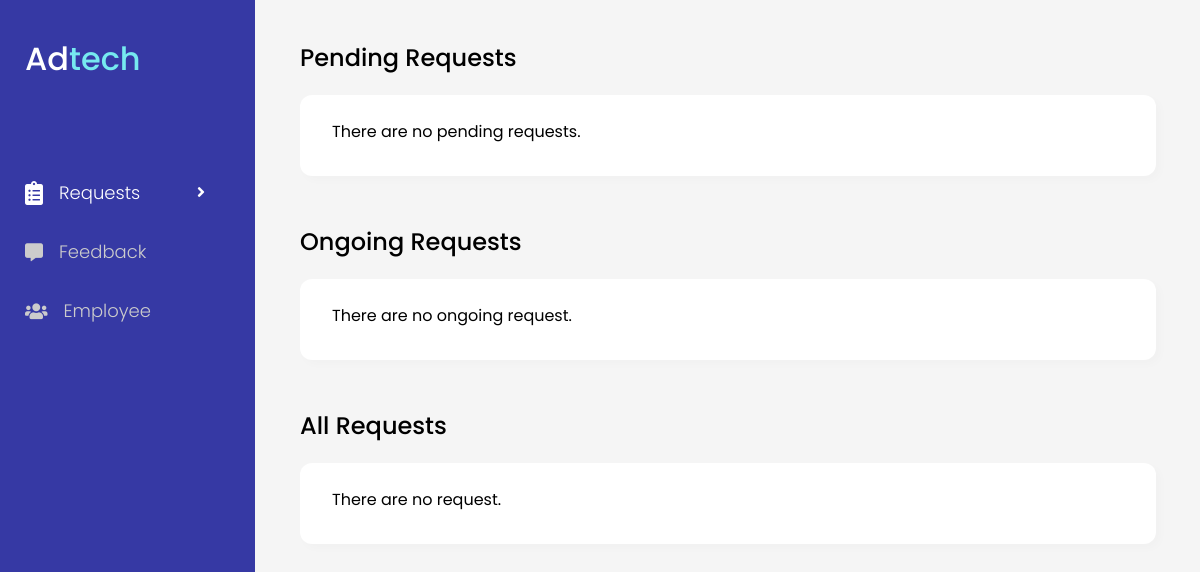
/admin/dashboard.php, run on an earlier commit of the app's database.
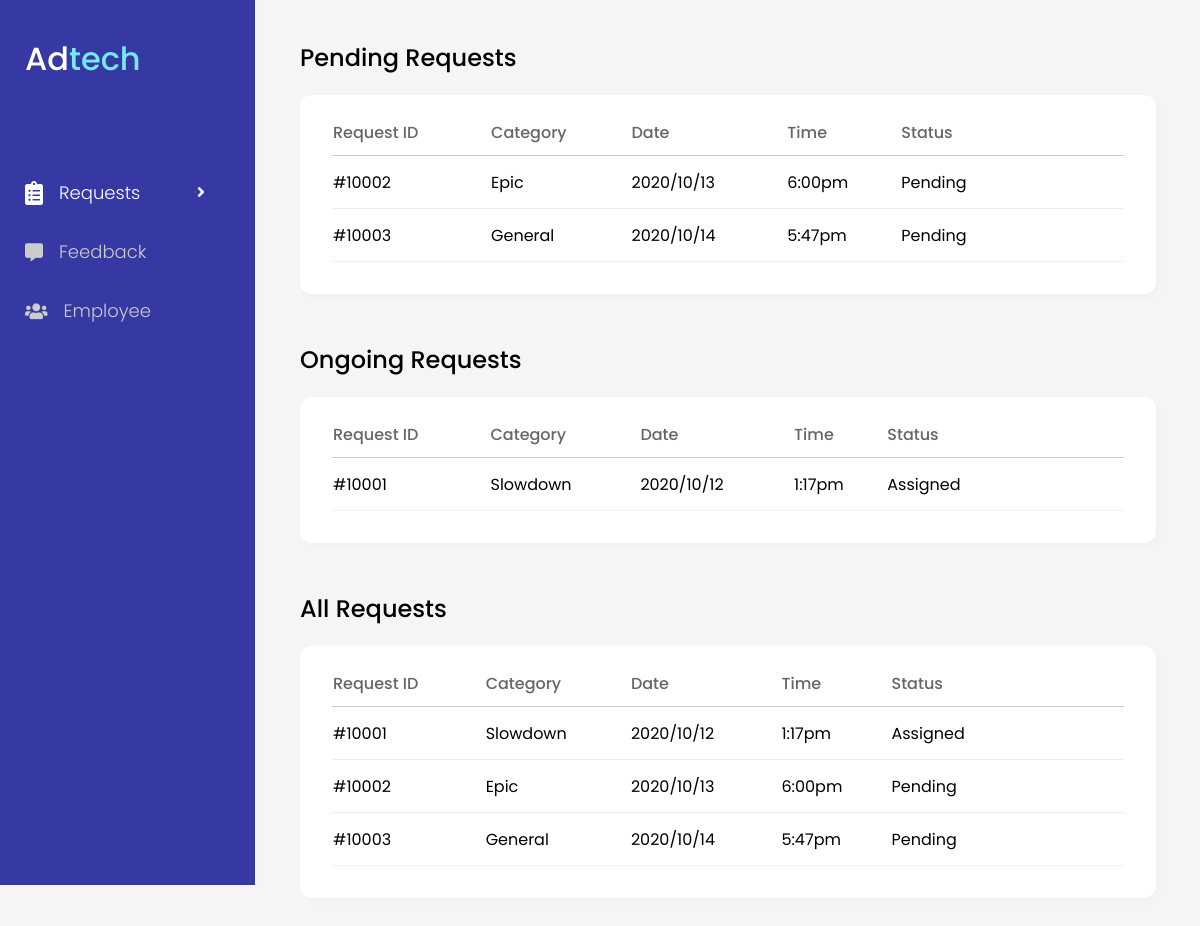
And on a later commit of the database.
### tables this page shows
CREATE TABLE `request` (
  `reqID` int(100) NOT NULL,
  `uid` int(100) NOT NULL,
  `empID` int(100) DEFAULT NULL,
  `category` varchar(100) NOT NULL,
  `status` varchar(100) NOT NULL,
  `description` varchar(100) NOT NULL,
  `dateOfCreation` datetime(6) NOT NULL,
  `dateOfCompletion` datetime(6) DEFAULT NULL
);

### admin/dashboard.php (the view, shortened to what this page needs)
<!DOCTYPE html>
<html lang="en">
<head>
    <link rel="stylesheet" type="text/css" href="../css/fontawesome/all.css">
    <link rel="stylesheet" type="text/css" href="../css/style.css" />
    <link rel="stylesheet" type="text/css" href="../css/admin/dashboard.css" />
</head>
<body>
    <?php
    $file = "dashboard.php";
    include_once("nav.php");
    ?>
    <div class="container">
        <h2>Pending Requests</h2>
        <div class="content">
            <?php
            include_once("../db_connect.php");
            $query = "SELECT * FROM `request` WHERE status = 'Pending'";
            $result = $db->query($query);
            if ($result->num_rows > 0) { ?>
                <table>
                    <tr>
                        <th>Request ID</th>
                        <th>Category</th>
                        <th>Date</th>
                        <th>Time</th>
                        <th>Status</th>
                        <th class="tr-button-heading"></th>
                    </tr>
                <?php
                while($row = $result->fetch_assoc()) {
                    ?>
                    <tr class="<?php echo "pending-".$row['reqID'] ?>" onmouseover="showButton(this)" onmouseout="hideButton(this)">
                        <td><?php echo '#'.$row['reqID'] ?></td>
                        <td><?php echo $row['category'] ?></td>
                        <td><?php echo date("Y/m/d",strtotime($row['dateOfCreation'])) ?></td>
                        <td><?php echo date("g:ia",strtotime($row['dateOfCreation'])) ?></td>
                        <td><?php echo $row['status'] ?></td>
                        <td class="submit-btn">
                            <form action="request-view.php" method="POST">
                            </form>
                        </td>
                    </tr>
                    <?php
                }
            } else {
                ?>
                    <p>There are no pending requests.</p>
                <?php
            }
            ?>
            </table>
        </div>
        <h2>Ongoing Requests</h2>
        <div class="content new-requests">
            <?php
            include_once("../db_connect.php");
            $query = "SELECT * FROM `request` WHERE status <> 'Pending' AND status <> 'Completed'";
            $result = $db->query($query);
            if ($result->num_rows > 0) { ?>
                <table>
                    <tr>
                        <th>Request ID</th>
                        <th>Category</th>
                        <th>Date</th>
                        <th>Time</th>
                        <th>Status</th>
                        <th class="tr-button-heading"></th>
                    </tr>
                <?php
                while($row = $result->fetch_assoc()) {
                    ?>
                    <tr class="<?php echo "ongoing-".$row['reqID'] ?>" onmouseover="showButton(this)" onmouseout="hideButton(this)">
                        <td><?php echo '#'.$row['reqID'] ?></td>
                        <td><?php echo $row['category'] ?></td>
                        <td><?php echo date("Y/m/d",strtotime($row['dateOfCreation'])) ?></td>
                        <td><?php echo date("g:ia",strtotime($row['dateOfCreation'])) ?></td>
                        <td><?php echo $row['status'] ?></td>
                        <td class="submit-btn">
                            <form action="request-view.php" method="POST">
                            </form>
                        </td>
                    </tr>
                    <?php
                }
            } else {
                ?>
                    <p>There are no ongoing request.</p>
                <?php
            }
            ?>
            </table>
        </div>
        <h2>All Requests</h2>
        <div class="content new-requests">
            <?php
            include_once("../db_connect.php");
            $query = "SELECT * FROM `request`";
            $result = $db->query($query);
            if ($result->num_rows > 0) { ?>
                <table>
                    <tr>
                        <th>Request ID</th>
                        <th>Category</th>
                        <th>Date</th>
                        <th>Time</th>
                        <th>Status</th>
                        <th class="tr-button-heading"></th>
                    </tr>
                <?php
                while($row = $result->fetch_assoc()) {
                    ?>
                    <tr class="<?php echo "all-".$row['reqID'] ?>" onmouseover="showButton(this)" onmouseout="hideButton(this)">
                        <td><?php echo '#'.$row['reqID'] ?></td>
                        <td><?php echo $row['category'] ?></td>
                        <td><?php echo date("Y/m/d",strtotime($row['dateOfCreation'])) ?></td>
                        <td><?php echo date("g:ia",strtotime($row['dateOfCreation'])) ?></td>
                        <td><?php echo $row['status'] ?></td>
                        <td class="submit-btn">
                            <form action="request-view.php" method="POST">
                            </form>
                        </td>
                    </tr>
                    <?php
                }
            } else {
                ?>
                    <p>There are no request.</p>
                <?php
            }
            ?>
            </table>
        </div>
    </div>
</body>
</html>

### admin/nav.php (shortened to what this page needs)
<nav>
    <h1>Ad<span>tech</span></h1>
    <?php
    if($file == "dashboard.php") {
        ?>
        <div class="button active" onclick="location.href='dashboard.php'">
            <div class="button-l">
                <i class="fas fa-clipboard-list fa-lg "></i>
                <p>Requests</p>
            </div>
            <div class="button-r">
                <i class="fas fa-angle-right"></i>
            </div>
        </div>
        <?php
    }
    if($file == "feedback.php") {
    ?>
    <div class="button active" onclick="location.href='feedback.php'">
        <div class="button-l">
            <i class="fas fa-comment-alt"></i>
            <p>Feedback</p>
        </div>
        <div class="button-r">
            <i class="fas fa-angle-right"></i>
        </div>
    </div>
    <?php
    } else {
        ?>
        <div class="button" onclick="location.href='feedback.php'">
            <div class="button-l">
                <i class="fas fa-comment-alt"></i>
                <p>Feedback</p>
            </div>
        </div>
        <?php
    }
    if($file == "employee.php") {
        ?>
        <div class="button active" onclick="location.href='employee.php'">
            <div class="button-l">
                <i class="fas fa-users"></i>
                <p>Employee</p>
            </div>
            <div class="button-r">
                <i class="fas fa-angle-right"></i>
            </div>
        </div>
        <?php
        } else {
            ?>
            <div class="button" onclick="location.href='employee.php'">
                <div class="button-l">
                    <i class="fas fa-users"></i>
                    <p>Employee</p>
                </div>
            </div>
            <?php
        }
        ?>
</nav>

### css/style.css (style rules this page uses)
body, h1, h2, h3, h4, h5, h6, p { padding: 0; margin: 0; }
body { font-family: "Poppins", sans-serif; }

### css/admin/dashboard.css (style rules this page uses)
body { min-height: 100vh; display: flex; background: #f5f5f5; }
h1, h2 { font-weight: 500; }
td { cursor: default; }
nav { min-height: 100vh; width: 15%; padding: 35px 50px 50px 25px; background-color: #3639a4; color: white; overflow: hidden; position: fixed; }
nav h1 { margin-bottom: 80px; font-size: 32px; }
nav h1 span { color: #76e9f0; }
nav .button { padding: 16px 0 16px 0; display: flex; justify-content: space-between; align-items: center; color: #ccc; transition: 0.1s; cursor: pointer; }
nav .button.active { color: white; }
nav .button .button-l { display: flex; align-items: center; column-gap: 16px; font-size: 18px; font-weight: 300; }
.container { width: 85%; margin: 40px 9% 0 25%; display: flex; flex-direction: column; }
.container .content { height: auto; width: 100%; margin: 20px 0 48px 0; padding: 24px 32px 32px 32px; background: white; border-radius: 12px; box-shadow: 4px 4px 10px 0px rgba(0, 0, 0, 0.02); }
table { width: 100%; border-collapse: collapse; border-spacing: 0; font-size: 16px; }
table th { padding-bottom: 10px; color: #666; border-bottom: 1px solid #ccc; text-align: left; font-weight: 500; }
table td { height: 40px; border-bottom: 1px solid #eee; }
table td.submit-btn { width: 100px; }
table td form { width: 10px; }

What changed in the data, as far as the page shows it:
added request: reqID "10002", category "Epic", dateOfCreation "2020/10/13", dateOfCreation "6:00pm", status "Pending"
added request: reqID "10003", category "General", dateOfCreation "2020/10/14", dateOfCreation "5:47pm", status "Pending"
added request: reqID "10001", category "Slowdown", dateOfCreation "2020/10/12", dateOfCreation "1:17pm", status "Assigned"
Also different on the page:
text no longer shown: "There are no pending requests. There are no ongoing request. There are no request."
text now shown: "Request ID Category Date Time Status Request ID Category Date Time Status Request ID Category Date Time Status"
